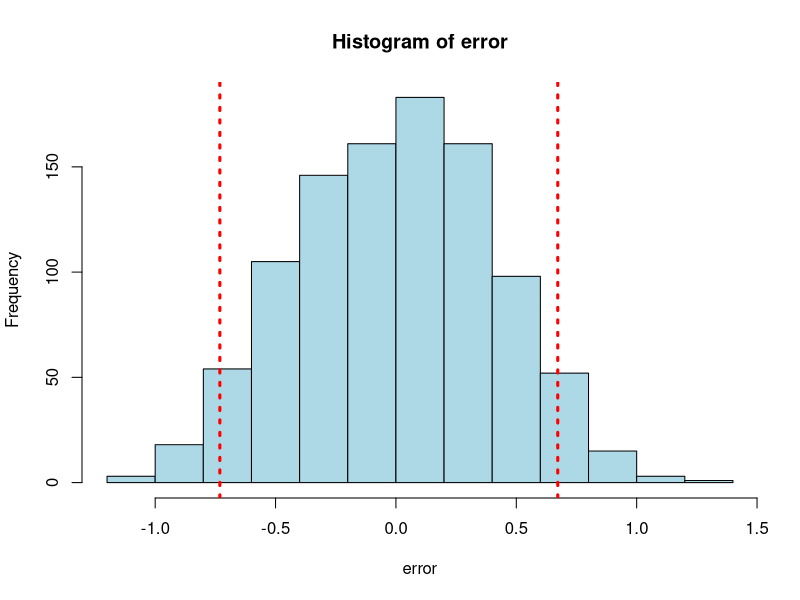

This chart was generated by the following R code:



library(stats)

#Simulation of an AR(1) model with iid error distributed as U(-0.5,0.5) estimation of the model parameters and errors

x<-arima.sim(model=list(ar=.75), n=1000, rand.gen = runif, min = -0.5, max = 0.5)

y<-arima(x , order = c(1, 0, 0))

e<-y$residuals

init.pred<-predict(y,n.ahead = 2)

init.pred<-init.pred$pred[2]

init.pred




error<-rep(0,1000)


for (j in 1:1000){
#Bootstrap sample computation
boot_res<-sample(e,1002,replace=TRUE)



#new sample (Χ,Υ*)
simul_sample<-rep(0,1002)

simul_sample[1]<-x[1]

for (i in 2:1002){
  simul_sample[i]<- -0.0739+0.7525*simul_sample[i-1]+boot_res[i]
}


#Building the new model using the newly generated data.
simul_sample

simul_model<-arima(simul_sample[c(1,1000)] , order = c(1, 0, 0))


#Prediction with the new model for 2 steps ahead
pred<-predict(simul_model,n.ahead = 2)

pred$pred[2]

pred<-pred$pred[2]

pred


# Estimation of prediction error 
error[j]<-simul_sample[1002]-pred
}



hist(error,col="lightblue")
abline(v=-0.7314485,col="red",lwd=3,lty=3)
abline(v=0.6722310,col="red",lwd=3,lty=3)


quant<-quantile(error, probs = c(0.05, 0.95))

init.pred+quant[1]
init.pred+quant[2]




